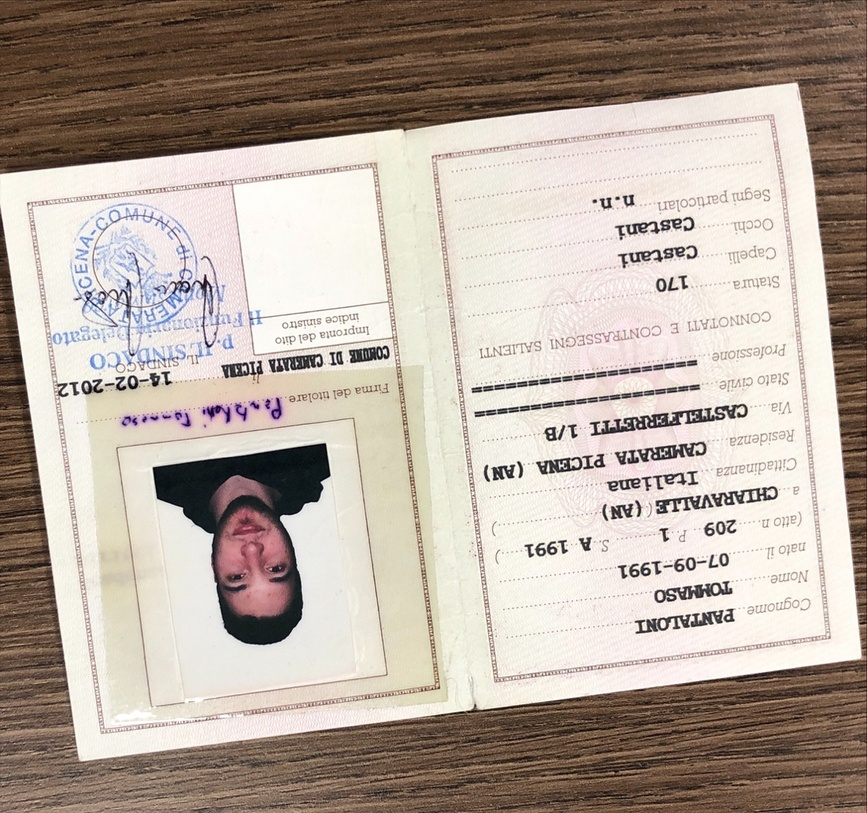
#> input picture TestImages/rear/t-pantaloni-rearCIE.jpg, 867 x 813 px, shrunk from 1092 x 1024 before the run
$ python FindContoursMorphologicalApprox.py
#> lines starting #> are read from the running program, lines starting #| are printed output that depends on the picture; after the words box and inside, x2 and y2 are one past the last pixel; in counts of white or black regions, pixels touching at a corner belong together
#%%
import cv2
import numpy as np
#%%
bluring_kernel_size = (3, 3)
canny_low = 150
canny_high = 200
morphological_kernel = np.ones((5, 5), np.uint8)
#%% Opening Reference Image
reference_image = cv2.imread('TestImages/rear/t-pantaloni-rearCIE.jpg')
#> reference_image is the input picture: shape (813, 867, 3); mean B, G, R 158.7, 169.3, 182.1
reference_image_hsv = reference_image.copy()#cv2.cvtColor(reference_image, cv2.COLOR_BGR2HSV)
#%% Bluring
reference_image = cv2.blur(reference_image, bluring_kernel_size)
#%% Canny
reference_image_canny = cv2.Canny(reference_image, canny_low, canny_high)
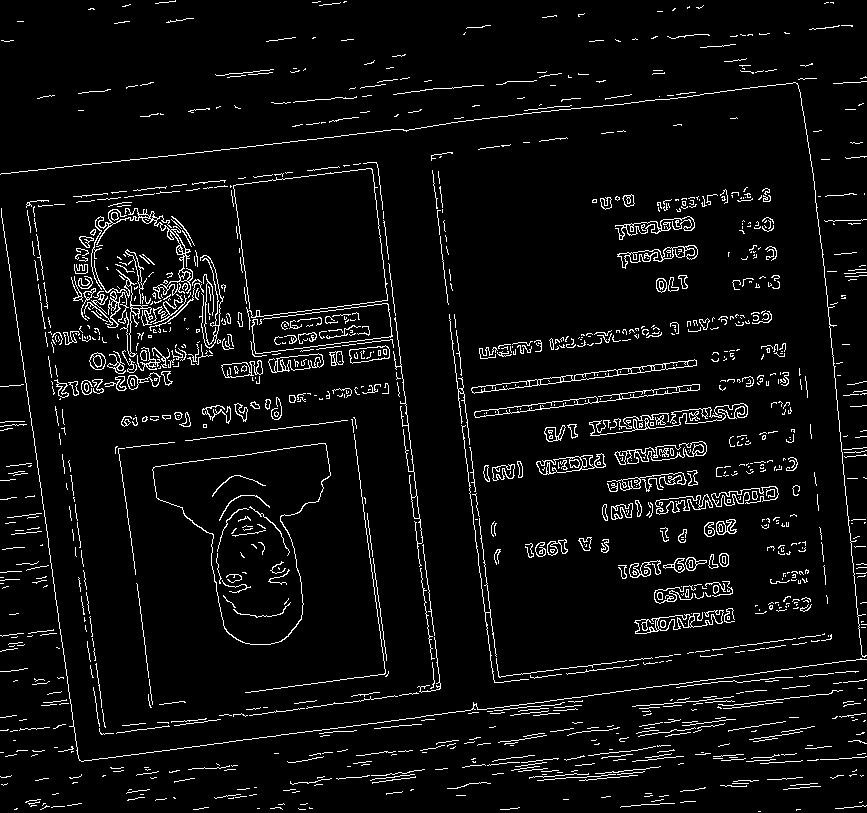
#> reference_image_canny: shape (813, 867); 5.2% white in thin lines or dots
#%% filter black color
mask1 = cv2.inRange(reference_image_hsv, np.array([0, 0, 0]), np.array([180, 255, 125]))
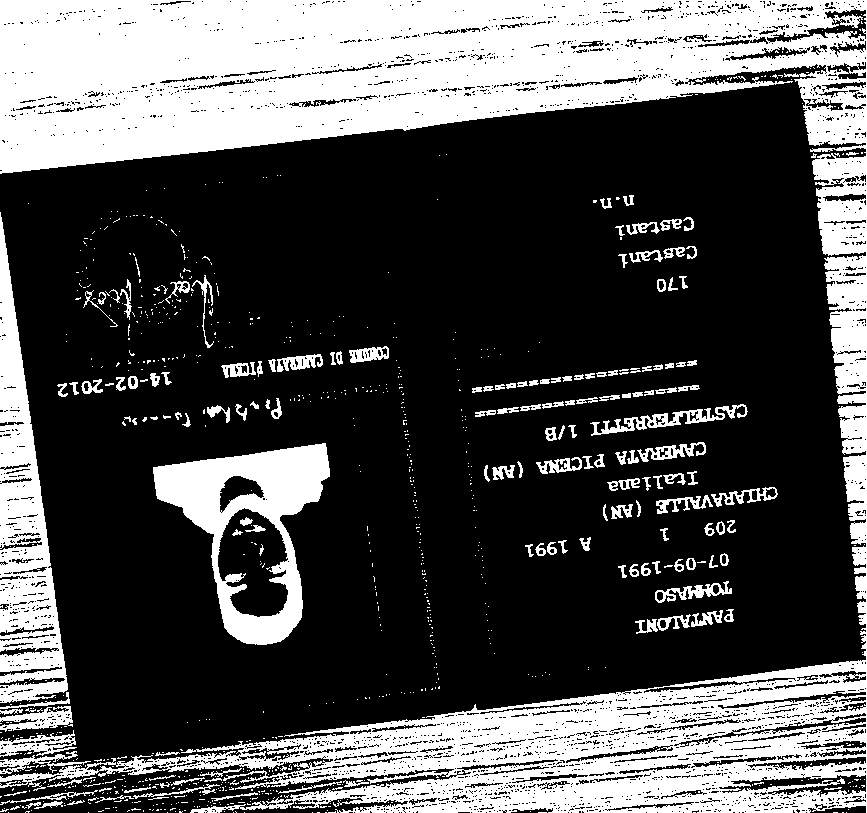
#> mask1: shape (813, 867); 31.3% white; 958 white regions (802 under 20 px), largest, box (x1, y1, x2, y2) and area: (0, 0, 867, 813) 172231, (0, 212, 68, 703) 15081, (153, 443, 330, 645) 13628
mask1 = cv2.morphologyEx(mask1, cv2.MORPH_GRADIENT, cv2.getStructuringElement(cv2.MORPH_RECT, (3, 3)))
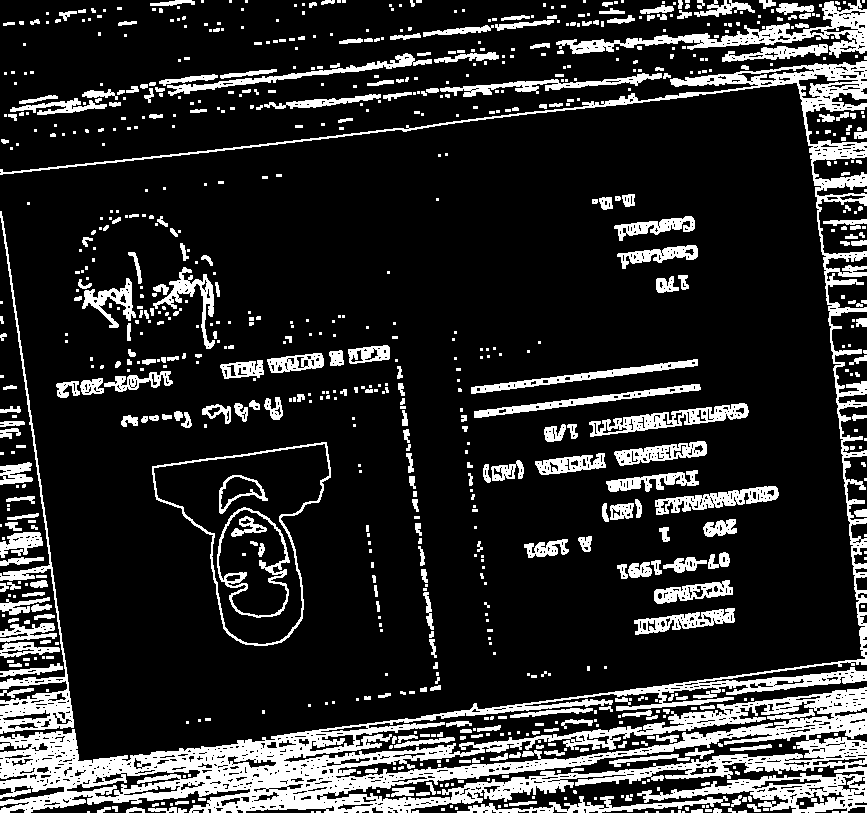
#> mask1: shape (813, 867); 17.5% white; 859 white regions (515 under 20 px), largest, box (x1, y1, x2, y2) and area: (0, 61, 867, 813) 57103, (556, 0, 867, 58) 3951, (0, 211, 74, 734) 3835
mask1 = cv2.Canny(mask1, 150, 200)
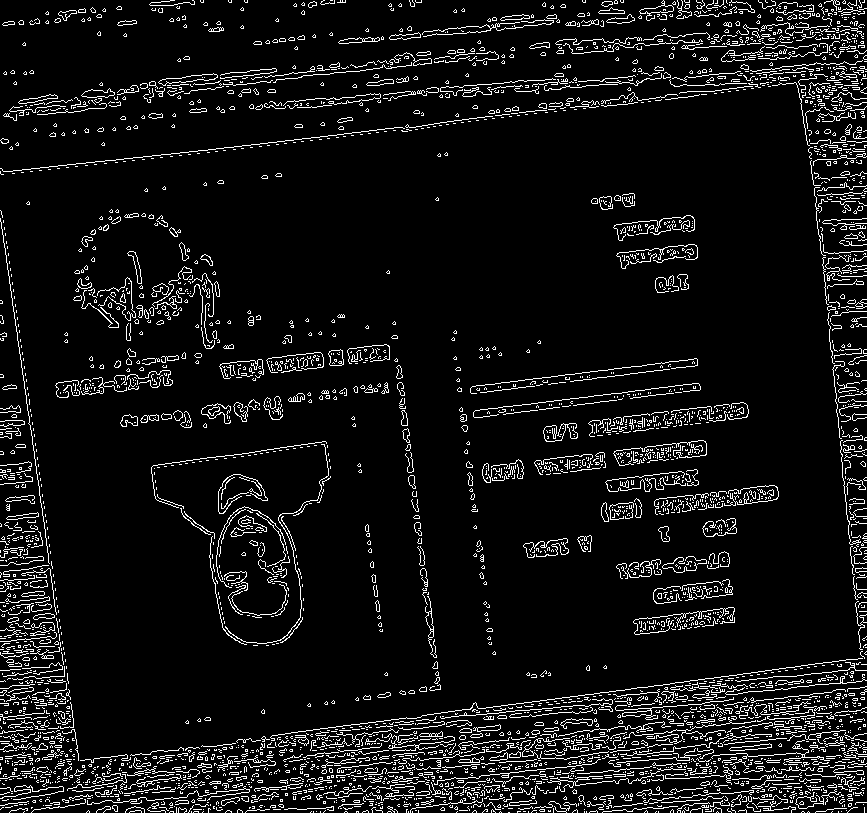
#> mask1: shape (813, 867); 7.7% white in thin lines or dots
mask1 = cv2.GaussianBlur(mask1, (1, 1), 0)
mask1 = cv2.Canny(mask1, 150, 200)
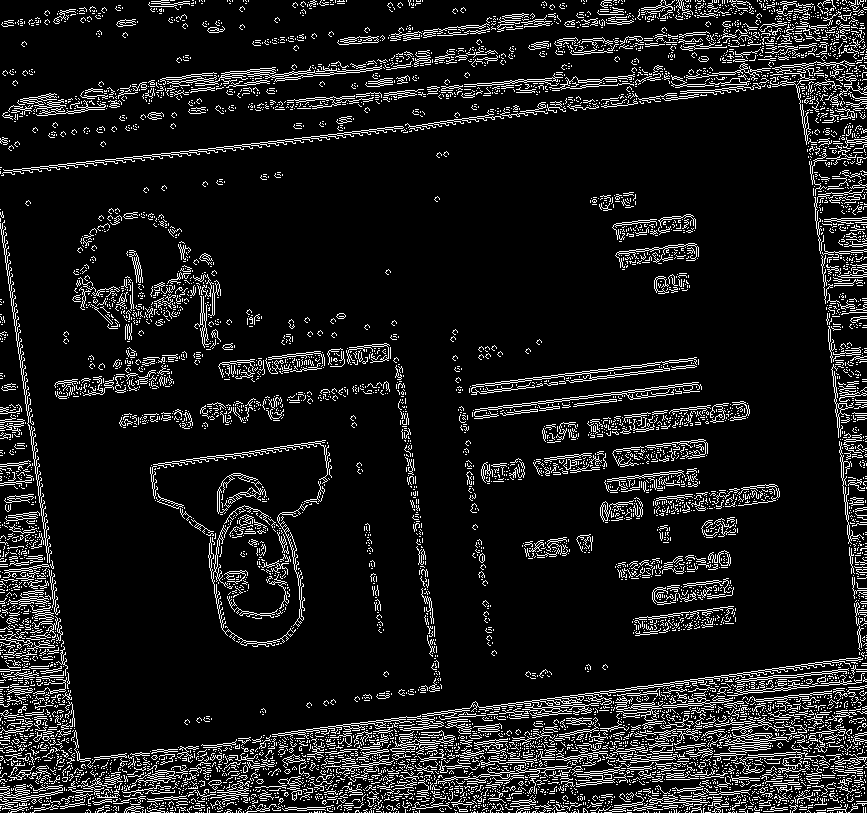
#> mask1: shape (813, 867); 10.4% white in thin lines or dots
#%%
cnts, hierarchy = cv2.findContours(mask1.copy(), cv2.RETR_LIST, cv2.CHAIN_APPROX_SIMPLE)
#> cnts = 8380 contours, 8014 with area under 20; largest, box (x1, y1, x2, y2) and area: (471, 357, 697, 395) 563, (422, 657, 863, 720) 545, (160, 65, 382, 86) 541, (474, 382, 702, 419) 412, (719, 732, 789, 753) 338
cnts = sorted(cnts, key=cv2.contourArea, reverse=True) # get largest five contour area
#%%
# create an empty black image
drawing = np.zeros((reference_image_canny.shape[0], reference_image_canny.shape[1], 3), np.uint8)
for i in range(len(cnts)):
    color_contours = (0, 255, 0)  # green - color for contours
    color = (255, 0, 0)  # blue - color for convex hull
    # draw ith contour
    #cv2.drawContours(drawing, reference_contours, i, color_contours, 1, 8, reference_hierarchy)
    # draw ith convex hull object
    cv2.drawContours(drawing, cnts, i, color, 1, 8)
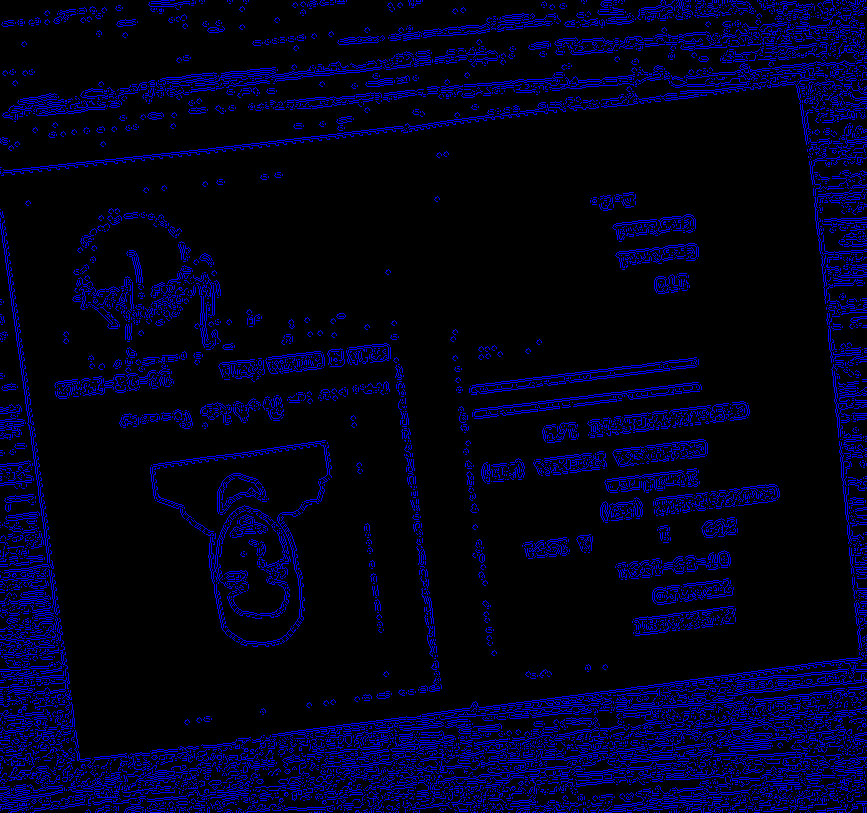
#> drawing: shape (813, 867, 3); mean of channels 0, 1, 2 26.5, 0, 0; drawn as B, G, R

cv2.imwrite('Approx-result-Morph-RECTMorph2.jpg', drawing)

$ run again, with TestImages/rear/a-pantaloni-rearCIC.jpg copied over TestImages/rear/t-pantaloni-rearCIE.jpg
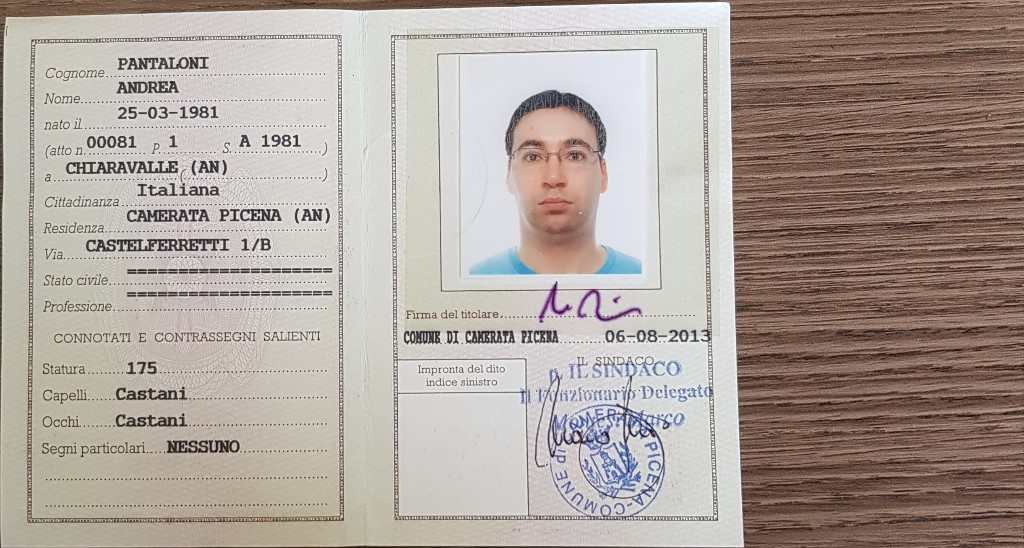
#> input picture TestImages/rear/a-pantaloni-rearCIC.jpg, 1024 x 548 px
#> reference_image is the input picture: shape (548, 1024, 3); mean B, G, R 155.9, 162.8, 173.7
#> `reference_image_canny = cv2.Canny(reference_image, canny_low, canny_hi..`:
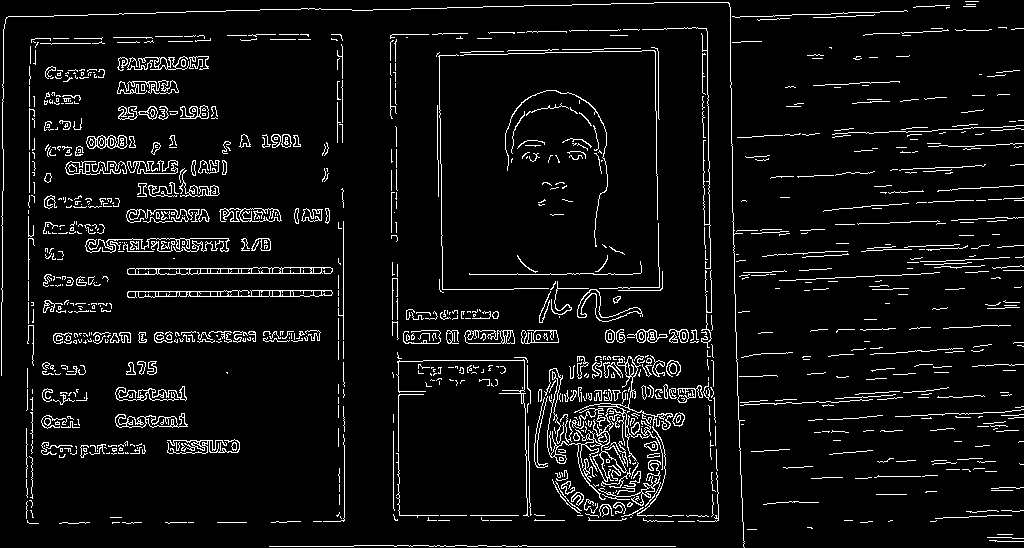
#> reference_image_canny: shape (548, 1024); 6.1% white in thin lines or dots
#> cnts = 8624 contours, 8322 with area under 20; largest, box (x1, y1, x2, y2) and area: (124, 265, 332, 276) 1536, (24, 68, 344, 525) 991, (126, 267, 332, 274) 920, (532, 370, 564, 469) 548, (132, 543, 734, 548) 519
#> after the loop `for i in range(len(cnts)):`:
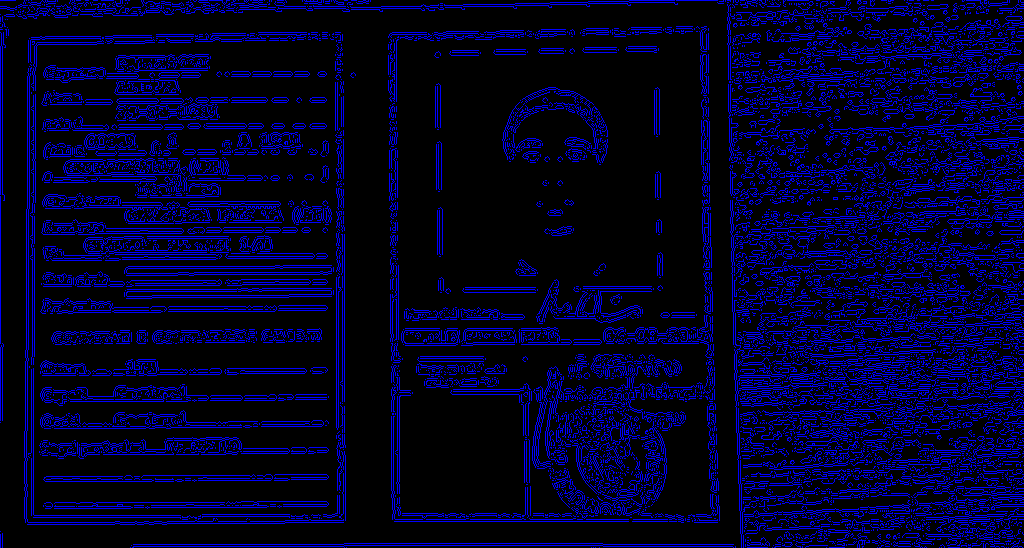
#> drawing: shape (548, 1024, 3); mean of channels 0, 1, 2 41.4, 0, 0; drawn as B, G, R

$ run again, with TestImages/rear/a-petrelli-rearCIC.jpg copied over TestImages/rear/t-pantaloni-rearCIE.jpg
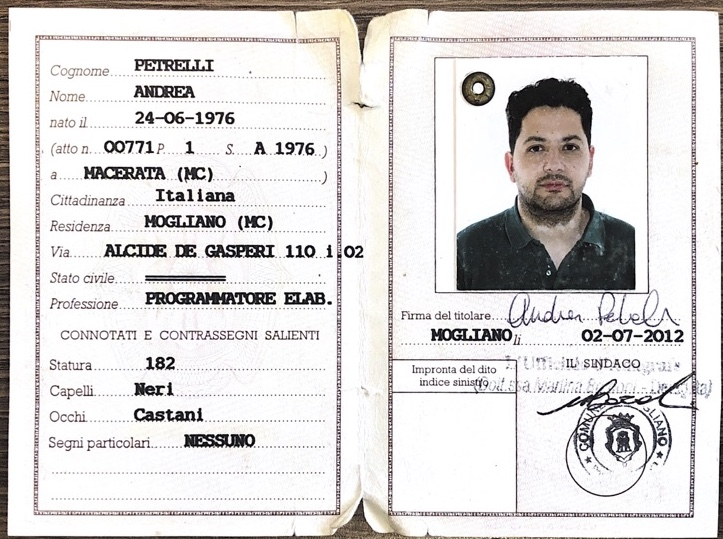
#> input picture TestImages/rear/a-petrelli-rearCIC.jpg, 723 x 539 px
#> reference_image is the input picture: shape (539, 723, 3); mean B, G, R 215.9, 216.5, 219
#> `reference_image_canny = cv2.Canny(reference_image, canny_low, canny_hi..`:
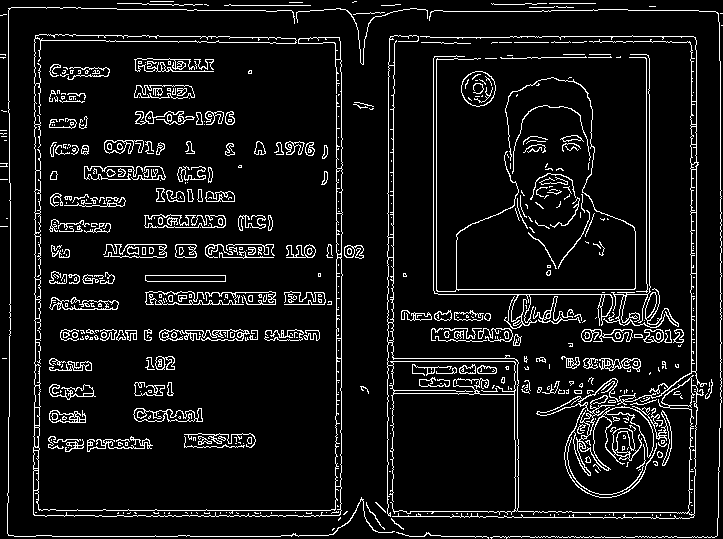
#> reference_image_canny: shape (539, 723); 8.2% white in thin lines or dots
#> cnts = 4158 contours, 3981 with area under 20; largest, box (x1, y1, x2, y2) and area: (563, 409, 668, 499) 601, (385, 215, 397, 517) 308, (456, 292, 565, 324) 244, (433, 165, 519, 290) 208, (8, 523, 342, 538) 204
#> after the loop `for i in range(len(cnts)):`:
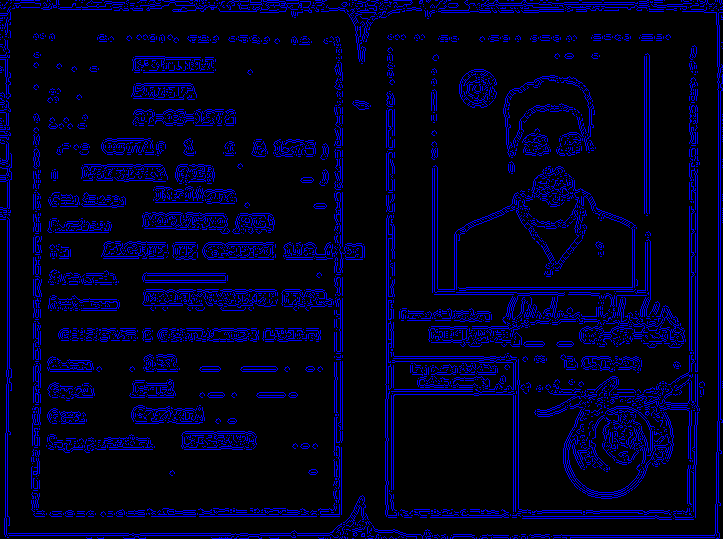
#> drawing: shape (539, 723, 3); mean of channels 0, 1, 2 28.6, 0, 0; drawn as B, G, R
